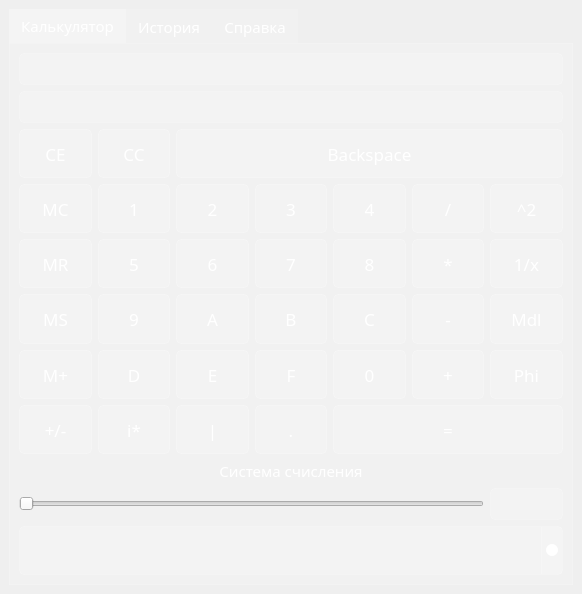
<?xml version="1.0" encoding="UTF-8"?>
<ui version="4.0">
 <class>MainWindow</class>
 <widget class="QMainWindow" name="MainWindow">
  <property name="geometry">
   <rect>
    <x>0</x>
    <y>0</y>
    <width>582</width>
    <height>594</height>
   </rect>
  </property>
  <property name="sizePolicy">
   <sizepolicy hsizetype="Ignored" vsizetype="Ignored">
    <horstretch>0</horstretch>
    <verstretch>0</verstretch>
   </sizepolicy>
  </property>
  <property name="windowTitle">
   <string>Калькулятор</string>
  </property>
  <property name="layoutDirection">
   <enum>Qt::LeftToRight</enum>
  </property>
  <property name="styleSheet">
   <string notr="true">*{
font-family: century gothic;
font-size: 15px;
color: rgb(255,255,255);
}

#MainWindow {
background: QLinearGradient(spread:pad, x1: 0, y1: 1, x2: 1, y2: 0,
                            stop: 0 rgba(0, 102, 153, 255),
                            stop: 1 rgba(0, 102, 0, 255));
}

QLabel  {
	background: none;
	border: none;
}

QLineEdit {
	font-size: 20px;
	background-color: rgba(255, 255, 255, 30);
	border: 1px solid rgba(255, 255, 255, 40);
	border-radius: 5px;
}

QLineEdit::cursor {
    width: 2px; 
    background-color: white; 
}

QTextCursor {
	color: white;
}

QTabWidget::pane
{
	border: 1px;
	background-color: rgba(255, 255, 255, 30);
	border: 1px solid rgba(255, 255, 255, 30);
}

QTabBar::tab{
background-color: rgba(255, 255, 255, 30);
}

QTabBar::tab:selected{
background-color: rgba(255, 255, 255, 80);
}

QPushButton{
	font-size: 13pt;
	background-color: rgba(255, 255, 255, 40);
	border: 1px solid rgba(255, 255, 255, 50);
    border-radius: 5px;
    padding: 10px 20px;
}

QPushButton:hover{
background-color: rgba(255, 255, 255, 50);
}

QPushButton:pressed{
	background-color: rgba(255, 255, 255, 80);
}

QPushButton:disabled{
	background-color: rgba(255, 255, 255, 5);
}

QTableWidget {
    gridline-color: rgba(255, 255, 255, 40);
    background-color: transparent;
	border: none;
}

QTableWidget::item:selected {
    background-color: rgba(255, 255, 255, 80); /* Цвет выделенной ячейки */
}

QTableWidget::item:hover {
    background-color: rgba(255, 255, 255, 50); /* Цвет под курсором */
}

QHeaderView {
background-color: transparent;
}

QHeaderView::section{
background-color: transparent;
border-style: none;
border-bottom: 1px solid rgba(255, 255, 255, 40);
border-right: 1px solid rgba(255, 255, 255, 40);
}

QTableView QTableCornerButton::section {
     background-color: transparent;
 }

QScrollBar:vertical {
    border: none;
    background-color: transparent;
    width: 10px;
    margin: 0px;
}

QScrollBar::handle:vertical {
    background: rgba(255, 255, 255, 80); /* Цвет ползунка вертикального скролла */
}

QScrollBar::handle:vertical:hover {
    background: rgba(255, 255, 255, 100); /* Цвет ползунка вертикального скролла при наведении */
}

QScrollBar::add-line:vertical, QScrollBar::sub-line:vertical {
    border: none;
    background-color: transparent;
    height: 0px;
}

QScrollBar::add-page:vertical, QScrollBar::sub-page:vertical {
    background: rgba(255, 255, 255, 30); /* Цвет фона вне ползунка вертикального скролла */
}

QTextEdit {
background: transparent;
border: none;
}

QComboBox {
    font-size: 15px;
    color: rgb(255, 255, 255);
    background-color: rgba(255, 255, 255, 30);
    border: 1px solid rgba(255, 255, 255, 40);
    border-radius: 5px;
    padding: 5px;
    padding-right: 20px; /* Ensure there is space for the arrow */
}

QComboBox:hover {
    background-color: rgba(255, 255, 255, 50);
}

QComboBox::drop-down {
    subcontrol-origin: padding;
    subcontrol-position: top right;
    width: 20px;
    border-left-width: 1px;
    border-left-color: rgba(255, 255, 255, 40);
    border-left-style: solid;
    border-top-right-radius: 3px;
    border-bottom-right-radius: 3px;
    background-color: rgba(255, 255, 255, 30); /* Match the main background */
}

QComboBox::down-arrow {
    width: 12px; 
    height: 12px; 
    border-radius: 6px; 
    background-color: white;
}

QComboBox QAbstractItemView {
    background-color: rgba(255, 255, 255, 80);
    selection-background-color: rgba(255, 255, 255, 80);
    border: 1px solid rgba(255, 255, 255, 50);
    outline: none;
}

QComboBox QAbstractItemView::item {
    color: rgb(255, 255, 255);
}

QComboBox QAbstractItemView::item:selected {
    background-color: rgba(255, 255, 255, 80);
}
</string>
  </property>
  <widget class="QWidget" name="centralwidget">
   <property name="sizePolicy">
    <sizepolicy hsizetype="Ignored" vsizetype="Ignored">
     <horstretch>0</horstretch>
     <verstretch>0</verstretch>
    </sizepolicy>
   </property>
   <layout class="QGridLayout" name="gridLayout">
    <item row="0" column="0">
     <widget class="QTabWidget" name="tabWidget">
      <property name="sizePolicy">
       <sizepolicy hsizetype="Minimum" vsizetype="Expanding">
        <horstretch>0</horstretch>
        <verstretch>0</verstretch>
       </sizepolicy>
      </property>
      <property name="currentIndex">
       <number>0</number>
      </property>
      <widget class="QWidget" name="tab">
       <attribute name="title">
        <string>Калькулятор</string>
       </attribute>
       <layout class="QGridLayout" name="gridLayout_2">
        <item row="5" column="1">
         <widget class="QPushButton" name="Button_9">
          <property name="sizePolicy">
           <sizepolicy hsizetype="Minimum" vsizetype="Expanding">
            <horstretch>0</horstretch>
            <verstretch>0</verstretch>
           </sizepolicy>
          </property>
          <property name="text">
           <string>9</string>
          </property>
         </widget>
        </item>
        <item row="5" column="2">
         <widget class="QPushButton" name="Button_A">
          <property name="sizePolicy">
           <sizepolicy hsizetype="Minimum" vsizetype="Expanding">
            <horstretch>0</horstretch>
            <verstretch>0</verstretch>
           </sizepolicy>
          </property>
          <property name="text">
           <string>A</string>
          </property>
         </widget>
        </item>
        <item row="13" column="0" colspan="7">
         <widget class="QLabel" name="label">
          <property name="text">
           <string>Система счисления</string>
          </property>
          <property name="alignment">
           <set>Qt::AlignCenter</set>
          </property>
         </widget>
        </item>
        <item row="6" column="4">
         <widget class="QPushButton" name="Button_0">
          <property name="sizePolicy">
           <sizepolicy hsizetype="Minimum" vsizetype="Expanding">
            <horstretch>0</horstretch>
            <verstretch>0</verstretch>
           </sizepolicy>
          </property>
          <property name="text">
           <string>0</string>
          </property>
         </widget>
        </item>
        <item row="4" column="1">
         <widget class="QPushButton" name="Button_5">
          <property name="sizePolicy">
           <sizepolicy hsizetype="Minimum" vsizetype="Expanding">
            <horstretch>0</horstretch>
            <verstretch>0</verstretch>
           </sizepolicy>
          </property>
          <property name="text">
           <string>5</string>
          </property>
         </widget>
        </item>
        <item row="3" column="0">
         <widget class="QPushButton" name="MC_button">
          <property name="sizePolicy">
           <sizepolicy hsizetype="Minimum" vsizetype="Expanding">
            <horstretch>0</horstretch>
            <verstretch>0</verstretch>
           </sizepolicy>
          </property>
          <property name="text">
           <string>MC</string>
          </property>
         </widget>
        </item>
        <item row="6" column="1">
         <widget class="QPushButton" name="Button_D">
          <property name="sizePolicy">
           <sizepolicy hsizetype="Minimum" vsizetype="Expanding">
            <horstretch>0</horstretch>
            <verstretch>0</verstretch>
           </sizepolicy>
          </property>
          <property name="text">
           <string>D</string>
          </property>
         </widget>
        </item>
        <item row="4" column="2">
         <widget class="QPushButton" name="Button_6">
          <property name="sizePolicy">
           <sizepolicy hsizetype="Minimum" vsizetype="Expanding">
            <horstretch>0</horstretch>
            <verstretch>0</verstretch>
           </sizepolicy>
          </property>
          <property name="text">
           <string>6</string>
          </property>
         </widget>
        </item>
        <item row="4" column="4">
         <widget class="QPushButton" name="Button_8">
          <property name="sizePolicy">
           <sizepolicy hsizetype="Minimum" vsizetype="Expanding">
            <horstretch>0</horstretch>
            <verstretch>0</verstretch>
           </sizepolicy>
          </property>
          <property name="text">
           <string>8</string>
          </property>
         </widget>
        </item>
        <item row="1" column="0" colspan="7">
         <widget class="InputLineEdit" name="lineEdit">
          <property name="alignment">
           <set>Qt::AlignRight|Qt::AlignTrailing|Qt::AlignVCenter</set>
          </property>
         </widget>
        </item>
        <item row="2" column="2" colspan="5">
         <widget class="QPushButton" name="BS_button">
          <property name="sizePolicy">
           <sizepolicy hsizetype="Minimum" vsizetype="Expanding">
            <horstretch>0</horstretch>
            <verstretch>0</verstretch>
           </sizepolicy>
          </property>
          <property name="text">
           <string>Backspace</string>
          </property>
         </widget>
        </item>
        <item row="3" column="2">
         <widget class="QPushButton" name="Button_2">
          <property name="sizePolicy">
           <sizepolicy hsizetype="Minimum" vsizetype="Expanding">
            <horstretch>0</horstretch>
            <verstretch>0</verstretch>
           </sizepolicy>
          </property>
          <property name="text">
           <string>2</string>
          </property>
         </widget>
        </item>
        <item row="7" column="2">
         <widget class="QPushButton" name="Button_frac">
          <property name="sizePolicy">
           <sizepolicy hsizetype="Minimum" vsizetype="Expanding">
            <horstretch>0</horstretch>
            <verstretch>0</verstretch>
           </sizepolicy>
          </property>
          <property name="text">
           <string>|</string>
          </property>
         </widget>
        </item>
        <item row="5" column="0">
         <widget class="QPushButton" name="Button_MS">
          <property name="sizePolicy">
           <sizepolicy hsizetype="Minimum" vsizetype="Expanding">
            <horstretch>0</horstretch>
            <verstretch>0</verstretch>
           </sizepolicy>
          </property>
          <property name="text">
           <string>MS</string>
          </property>
         </widget>
        </item>
        <item row="6" column="0">
         <widget class="QPushButton" name="Button_Madd">
          <property name="sizePolicy">
           <sizepolicy hsizetype="Minimum" vsizetype="Expanding">
            <horstretch>0</horstretch>
            <verstretch>0</verstretch>
           </sizepolicy>
          </property>
          <property name="text">
           <string>M+</string>
          </property>
         </widget>
        </item>
        <item row="5" column="5">
         <widget class="QPushButton" name="Button_sub">
          <property name="sizePolicy">
           <sizepolicy hsizetype="Minimum" vsizetype="Expanding">
            <horstretch>0</horstretch>
            <verstretch>0</verstretch>
           </sizepolicy>
          </property>
          <property name="text">
           <string>-</string>
          </property>
         </widget>
        </item>
        <item row="7" column="0">
         <widget class="QPushButton" name="Button_znak">
          <property name="sizePolicy">
           <sizepolicy hsizetype="Minimum" vsizetype="Expanding">
            <horstretch>0</horstretch>
            <verstretch>0</verstretch>
           </sizepolicy>
          </property>
          <property name="text">
           <string>+/-</string>
          </property>
         </widget>
        </item>
        <item row="7" column="3">
         <widget class="QPushButton" name="Button_dot">
          <property name="sizePolicy">
           <sizepolicy hsizetype="Minimum" vsizetype="Expanding">
            <horstretch>0</horstretch>
            <verstretch>0</verstretch>
           </sizepolicy>
          </property>
          <property name="text">
           <string>.</string>
          </property>
         </widget>
        </item>
        <item row="14" column="0" colspan="6">
         <widget class="QSlider" name="horizontalSlider">
          <property name="sizePolicy">
           <sizepolicy hsizetype="Expanding" vsizetype="Fixed">
            <horstretch>0</horstretch>
            <verstretch>0</verstretch>
           </sizepolicy>
          </property>
          <property name="orientation">
           <enum>Qt::Horizontal</enum>
          </property>
         </widget>
        </item>
        <item row="4" column="5">
         <widget class="QPushButton" name="Button_mul">
          <property name="sizePolicy">
           <sizepolicy hsizetype="Minimum" vsizetype="Expanding">
            <horstretch>0</horstretch>
            <verstretch>0</verstretch>
           </sizepolicy>
          </property>
          <property name="text">
           <string>*</string>
          </property>
         </widget>
        </item>
        <item row="15" column="0" colspan="7">
         <widget class="QComboBox" name="comboBox">
          <property name="sizePolicy">
           <sizepolicy hsizetype="Preferred" vsizetype="MinimumExpanding">
            <horstretch>0</horstretch>
            <verstretch>0</verstretch>
           </sizepolicy>
          </property>
         </widget>
        </item>
        <item row="2" column="0">
         <widget class="QPushButton" name="CE_button">
          <property name="sizePolicy">
           <sizepolicy hsizetype="Minimum" vsizetype="Expanding">
            <horstretch>0</horstretch>
            <verstretch>0</verstretch>
           </sizepolicy>
          </property>
          <property name="font">
           <font>
            <family>century gothic</family>
            <pointsize>13</pointsize>
           </font>
          </property>
          <property name="text">
           <string>CE</string>
          </property>
         </widget>
        </item>
        <item row="5" column="3">
         <widget class="QPushButton" name="Button_B">
          <property name="sizePolicy">
           <sizepolicy hsizetype="Minimum" vsizetype="Expanding">
            <horstretch>0</horstretch>
            <verstretch>0</verstretch>
           </sizepolicy>
          </property>
          <property name="text">
           <string>B</string>
          </property>
         </widget>
        </item>
        <item row="2" column="1">
         <widget class="QPushButton" name="C_button">
          <property name="sizePolicy">
           <sizepolicy hsizetype="Minimum" vsizetype="Expanding">
            <horstretch>0</horstretch>
            <verstretch>0</verstretch>
           </sizepolicy>
          </property>
          <property name="font">
           <font>
            <family>century gothic</family>
            <pointsize>13</pointsize>
           </font>
          </property>
          <property name="text">
           <string>CC</string>
          </property>
         </widget>
        </item>
        <item row="3" column="3">
         <widget class="QPushButton" name="Button_3">
          <property name="sizePolicy">
           <sizepolicy hsizetype="Minimum" vsizetype="Expanding">
            <horstretch>0</horstretch>
            <verstretch>0</verstretch>
           </sizepolicy>
          </property>
          <property name="text">
           <string>3</string>
          </property>
         </widget>
        </item>
        <item row="6" column="6">
         <widget class="QPushButton" name="Button_phi">
          <property name="sizePolicy">
           <sizepolicy hsizetype="Minimum" vsizetype="Expanding">
            <horstretch>0</horstretch>
            <verstretch>0</verstretch>
           </sizepolicy>
          </property>
          <property name="text">
           <string>Phi</string>
          </property>
         </widget>
        </item>
        <item row="5" column="4">
         <widget class="QPushButton" name="Button_C">
          <property name="sizePolicy">
           <sizepolicy hsizetype="Minimum" vsizetype="Expanding">
            <horstretch>0</horstretch>
            <verstretch>0</verstretch>
           </sizepolicy>
          </property>
          <property name="text">
           <string>C</string>
          </property>
         </widget>
        </item>
        <item row="6" column="5">
         <widget class="QPushButton" name="Button_add">
          <property name="sizePolicy">
           <sizepolicy hsizetype="Minimum" vsizetype="Expanding">
            <horstretch>0</horstretch>
            <verstretch>0</verstretch>
           </sizepolicy>
          </property>
          <property name="text">
           <string>+</string>
          </property>
         </widget>
        </item>
        <item row="4" column="3">
         <widget class="QPushButton" name="Button_7">
          <property name="sizePolicy">
           <sizepolicy hsizetype="Minimum" vsizetype="Expanding">
            <horstretch>0</horstretch>
            <verstretch>0</verstretch>
           </sizepolicy>
          </property>
          <property name="text">
           <string>7</string>
          </property>
         </widget>
        </item>
        <item row="5" column="6">
         <widget class="QPushButton" name="Button_mdl">
          <property name="sizePolicy">
           <sizepolicy hsizetype="Minimum" vsizetype="Expanding">
            <horstretch>0</horstretch>
            <verstretch>0</verstretch>
           </sizepolicy>
          </property>
          <property name="text">
           <string>Mdl</string>
          </property>
         </widget>
        </item>
        <item row="6" column="2">
         <widget class="QPushButton" name="Button_E">
          <property name="sizePolicy">
           <sizepolicy hsizetype="Minimum" vsizetype="Expanding">
            <horstretch>0</horstretch>
            <verstretch>0</verstretch>
           </sizepolicy>
          </property>
          <property name="text">
           <string>E</string>
          </property>
         </widget>
        </item>
        <item row="3" column="1">
         <widget class="QPushButton" name="Button_1">
          <property name="sizePolicy">
           <sizepolicy hsizetype="Minimum" vsizetype="Expanding">
            <horstretch>0</horstretch>
            <verstretch>0</verstretch>
           </sizepolicy>
          </property>
          <property name="text">
           <string>1</string>
          </property>
         </widget>
        </item>
        <item row="6" column="3">
         <widget class="QPushButton" name="Button_F">
          <property name="sizePolicy">
           <sizepolicy hsizetype="Minimum" vsizetype="Expanding">
            <horstretch>0</horstretch>
            <verstretch>0</verstretch>
           </sizepolicy>
          </property>
          <property name="text">
           <string>F</string>
          </property>
         </widget>
        </item>
        <item row="4" column="6">
         <widget class="QPushButton" name="Button_rev">
          <property name="sizePolicy">
           <sizepolicy hsizetype="Minimum" vsizetype="Expanding">
            <horstretch>0</horstretch>
            <verstretch>0</verstretch>
           </sizepolicy>
          </property>
          <property name="text">
           <string>1/x</string>
          </property>
         </widget>
        </item>
        <item row="0" column="0" colspan="7">
         <widget class="QLineEdit" name="lineEdit_2">
          <property name="alignment">
           <set>Qt::AlignRight|Qt::AlignTrailing|Qt::AlignVCenter</set>
          </property>
         </widget>
        </item>
        <item row="14" column="6">
         <widget class="QLineEdit" name="P">
          <property name="sizePolicy">
           <sizepolicy hsizetype="Ignored" vsizetype="Fixed">
            <horstretch>0</horstretch>
            <verstretch>0</verstretch>
           </sizepolicy>
          </property>
         </widget>
        </item>
        <item row="4" column="0">
         <widget class="QPushButton" name="MR_button">
          <property name="sizePolicy">
           <sizepolicy hsizetype="Minimum" vsizetype="Expanding">
            <horstretch>0</horstretch>
            <verstretch>0</verstretch>
           </sizepolicy>
          </property>
          <property name="text">
           <string>MR</string>
          </property>
         </widget>
        </item>
        <item row="3" column="4">
         <widget class="QPushButton" name="Button_4">
          <property name="sizePolicy">
           <sizepolicy hsizetype="Minimum" vsizetype="Expanding">
            <horstretch>0</horstretch>
            <verstretch>0</verstretch>
           </sizepolicy>
          </property>
          <property name="text">
           <string>4</string>
          </property>
         </widget>
        </item>
        <item row="3" column="5">
         <widget class="QPushButton" name="Button_dvd">
          <property name="sizePolicy">
           <sizepolicy hsizetype="Minimum" vsizetype="Expanding">
            <horstretch>0</horstretch>
            <verstretch>0</verstretch>
           </sizepolicy>
          </property>
          <property name="text">
           <string>/</string>
          </property>
         </widget>
        </item>
        <item row="3" column="6">
         <widget class="QPushButton" name="Button_sqr">
          <property name="sizePolicy">
           <sizepolicy hsizetype="Minimum" vsizetype="Expanding">
            <horstretch>0</horstretch>
            <verstretch>0</verstretch>
           </sizepolicy>
          </property>
          <property name="text">
           <string>^2</string>
          </property>
         </widget>
        </item>
        <item row="7" column="4" colspan="3">
         <widget class="QPushButton" name="Button_eq">
          <property name="sizePolicy">
           <sizepolicy hsizetype="Minimum" vsizetype="Expanding">
            <horstretch>0</horstretch>
            <verstretch>0</verstretch>
           </sizepolicy>
          </property>
          <property name="text">
           <string>=</string>
          </property>
         </widget>
        </item>
        <item row="7" column="1">
         <widget class="QPushButton" name="Button_im">
          <property name="sizePolicy">
           <sizepolicy hsizetype="Minimum" vsizetype="Expanding">
            <horstretch>0</horstretch>
            <verstretch>0</verstretch>
           </sizepolicy>
          </property>
          <property name="text">
           <string>i*</string>
          </property>
         </widget>
        </item>
       </layout>
      </widget>
      <widget class="QWidget" name="tab_2">
       <attribute name="title">
        <string>История</string>
       </attribute>
       <layout class="QGridLayout" name="gridLayout_3">
        <item row="0" column="0">
         <widget class="QTableWidget" name="tableWidget"/>
        </item>
       </layout>
      </widget>
      <widget class="QWidget" name="tab_3">
       <attribute name="title">
        <string>Справка</string>
       </attribute>
       <layout class="QGridLayout" name="gridLayout_4">
        <item row="0" column="0">
         <widget class="QTextEdit" name="textEdit"/>
        </item>
       </layout>
      </widget>
     </widget>
    </item>
   </layout>
  </widget>
 </widget>
 <customwidgets>
  <customwidget>
   <class>InputLineEdit</class>
   <extends>QLineEdit</extends>
   <header location="global">input_line_edit.h</header>
  </customwidget>
 </customwidgets>
 <resources/>
 <connections/>
</ui>
